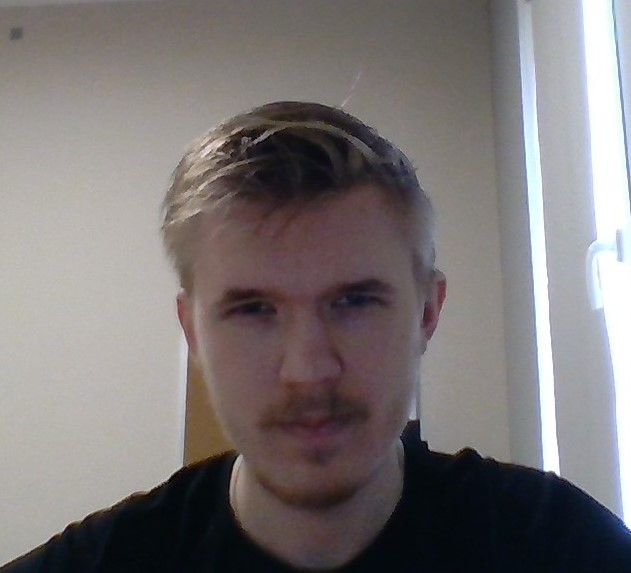
#> input picture Face-with-accessories-test/Test/bright.jpg, 631 x 573 px; its folder holds only this picture in this run
$ python handler.py
#> lines starting #> are read from the running program, lines starting #| are printed output that depends on the picture
### face/face_detection.py
import numpy as np
from numpy import ndarray
import cv2

ATTEMPTS = 3

class FaceDetection:
    @staticmethod
    def detect_face(img_bytes: bytes) -> None | ndarray:
        """ Возвращает ndarray обрезанное лицо если нашел, или None если нет лиц или > 1"""
        np_array_image = FaceDetection.get_nparray_from_bytes_image(img_bytes)
        if np_array_image is None:
            return None
        else:
            exception = None
            for i in range(ATTEMPTS):
                try:
                    minx = int(np_array_image.shape[0] * 0.4)
                    miny = int(np_array_image.shape[1] * 0.4)
                    face_cascade = cv2.CascadeClassifier(
                        cv2.data.haarcascades + 'haarcascade_frontalface_default.xml')
                    gray_image = cv2.cvtColor(np_array_image, cv2.COLOR_BGR2GRAY)
                    faces = face_cascade.detectMultiScale(gray_image, scaleFactor=1.05, minNeighbors=5,
                                                          minSize=(minx, miny))
                    if len(faces) == 0:
                        raise ValueError()
                    faces = FaceDetection.filter_duplicates(faces)
                    if len(faces) > 1:
                        raise ValueError()
                    x, y, w, h = faces[0]
                    cropped_face = np_array_image[y:y + h, x:x + w]
                    return cropped_face
                except ValueError as e:
                    exception = e
            if exception is not None:
                return None

    @staticmethod
    def get_nparray_from_bytes_image(img_bytes: bytes) -> None | ndarray:
        if img_bytes is None or len(img_bytes) == 0:
            return None
        np_array = cv2.imdecode(np.frombuffer(img_bytes, np.uint8), cv2.IMREAD_COLOR)
#> np_array is the input picture: shape (573, 631, 3); mean B, G, R 118.1, 118, 123.5
        rgb_array = cv2.cvtColor(np_array, cv2.COLOR_BGR2RGB)
        return rgb_array

    @staticmethod
    def filter_duplicates(faces, iou_threshold=0.5):
        """ Фильтрует дублирующиеся рамки лиц """

        # [30 lines left out: function calculate_iou, not called in this run]

        # Оставляем только уникальные рамки
        filtered_faces = []
        for i in range(len(faces)):
            keep = True
            for j in range(len(filtered_faces)):
                iou = calculate_iou(faces[i], filtered_faces[j])
                if iou > iou_threshold:
                    keep = False
                    break
            if keep:
                filtered_faces.append(faces[i])

        return filtered_faces

### Face-with-accessories-test/handler.py
from face.face_detection import FaceDetection
import os
import cv2


def images_test(directory):
    good_count = 0
    all_count = 0
    for filename in os.listdir(directory):
        print(filename, end=":\t")
        input_path = os.path.join(directory, filename)
        with open(input_path, 'rb') as f:
            image = f.read()
        result = FaceDetection.detect_face(image)
#> the loop in detect_face, `for i in range(ATTEMPTS):` made 1 pass
#> (x, y, w, h) on pass 1: (157, 195, 296, 296)
#> pass 1, in detect_face, `gray_image = cv2.cvtColor(np_array_image, cv2.COLOR_BGR2GRAY)`:
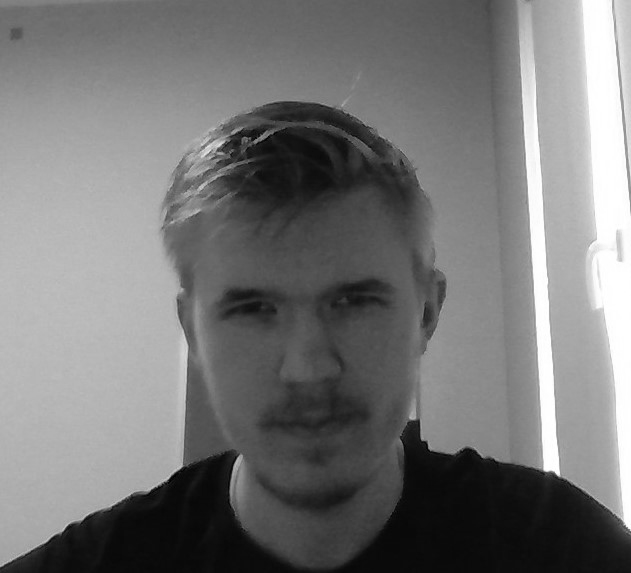
#> gray_image: shape (573, 631); min 0, max 255, mean 118.7
#> pass 1, in detect_face, `cropped_face = np_array_image[y:y + h, x:x + w]`:
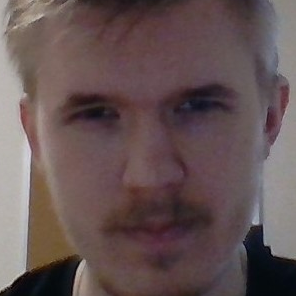
#> cropped_face: shape (296, 296, 3); mean R, G, B 100.6, 83.4, 83.5
        print("Detected" if result is not None else "-")
#| Detected
        if result is not None:
            good_count += 1
            cv2.imwrite(os.path.join("Result", filename), result)
        all_count += 1
    print(f"{good_count}/{all_count}")
    print(f"{good_count * 100 / all_count}%")


if __name__ == "__main__":
    images_test("Test")

$ run again, on Face-with-accessories-test/Test/bright_sunglasses.jpg
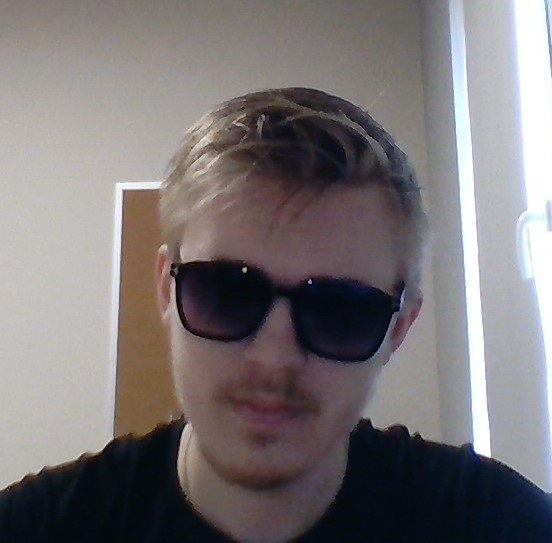
#> input picture Face-with-accessories-test/Test/bright_sunglasses.jpg, 552 x 543 px
#> in get_nparray_from_bytes_image, np_array is the input picture: shape (543, 552, 3); mean B, G, R 117.8, 116.3, 121.9
#> the loop in detect_face, `for i in range(ATTEMPTS):` made 1 pass
#> (x, y, w, h) on pass 1: (116, 191, 322, 322)
#> pass 1, in detect_face, `gray_image = cv2.cvtColor(np_array_image, cv2.COLOR_BGR2GRAY)`:
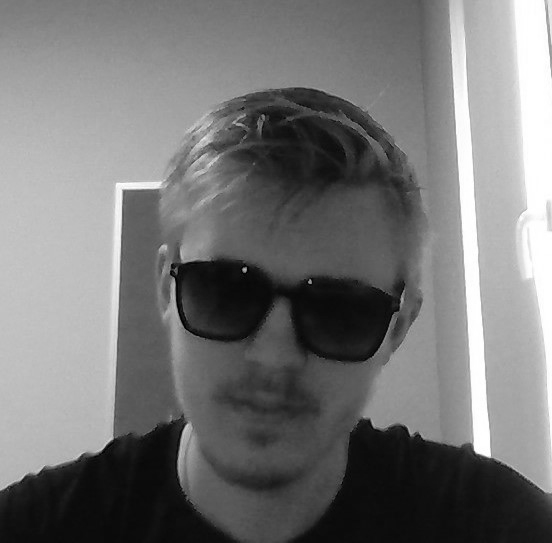
#> gray_image: shape (543, 552); min 0, max 255, mean 117.4
#> pass 1, in detect_face, `cropped_face = np_array_image[y:y + h, x:x + w]`:
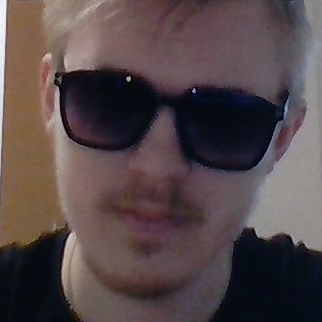
#> cropped_face: shape (322, 322, 3); mean R, G, B 85.2, 72, 73.2
#| Detected

$ run again, on Face-with-accessories-test/Test/dark.jpg
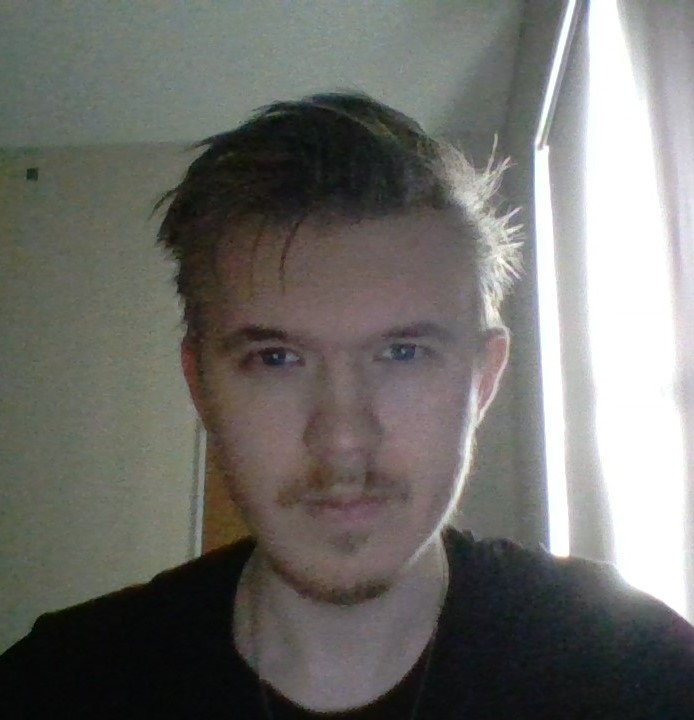
#> input picture Face-with-accessories-test/Test/dark.jpg, 694 x 720 px
#> in get_nparray_from_bytes_image, np_array is the input picture: shape (720, 694, 3); mean B, G, R 107.1, 110.9, 111.6
#> the loop in detect_face, `for i in range(ATTEMPTS):` made 1 pass
#> (x, y, w, h) on pass 1: (159, 219, 365, 365)
#> pass 1, in detect_face, `cropped_face = np_array_image[y:y + h, x:x + w]`:
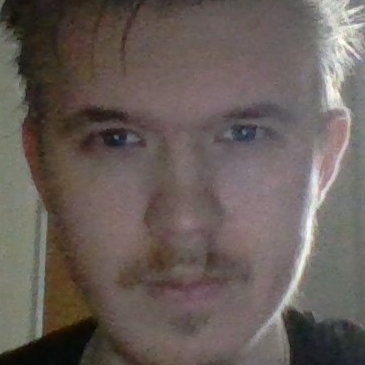
#> cropped_face: shape (365, 365, 3); mean R, G, B 103.8, 93.6, 89.2
#| Detected
